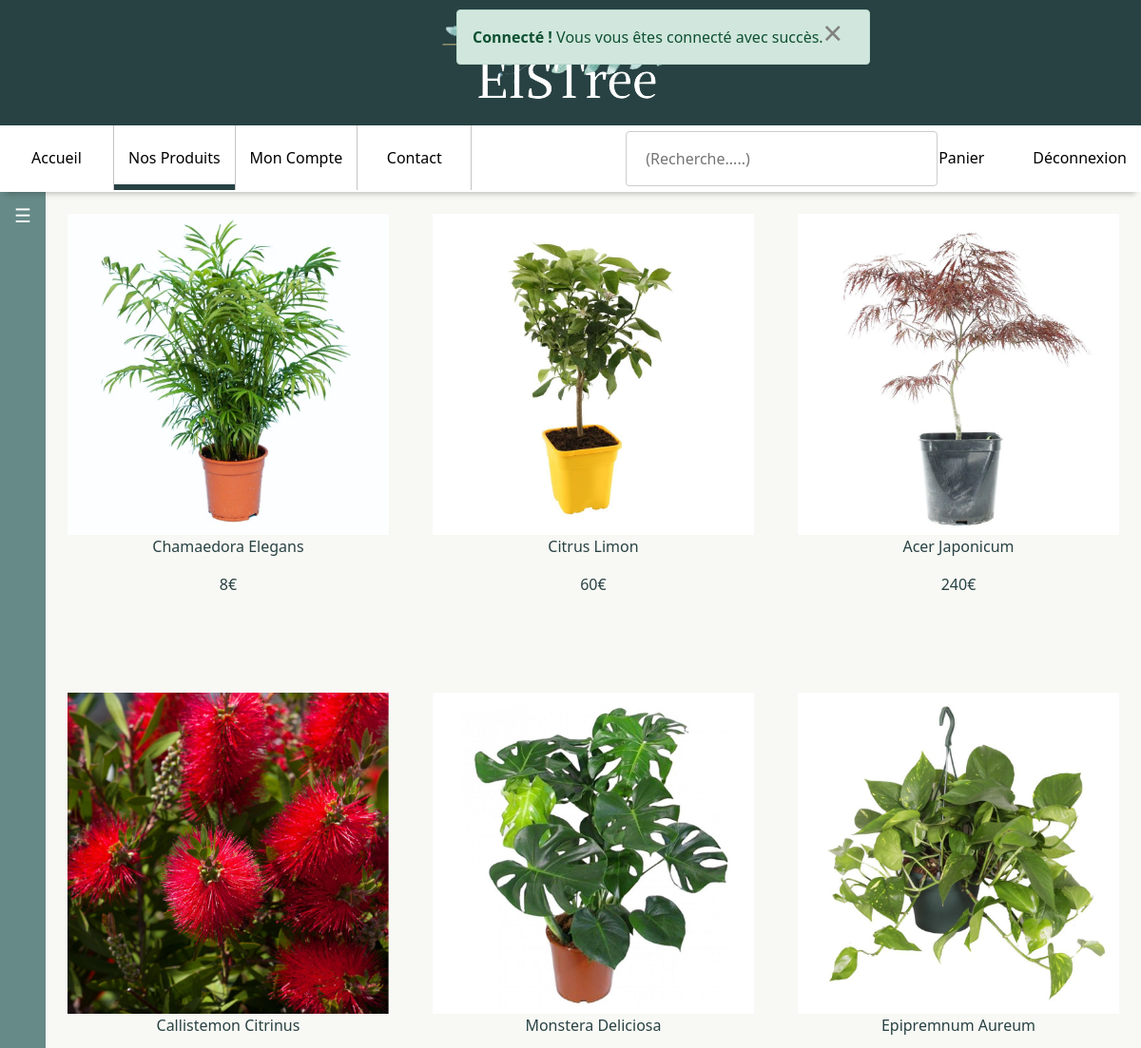
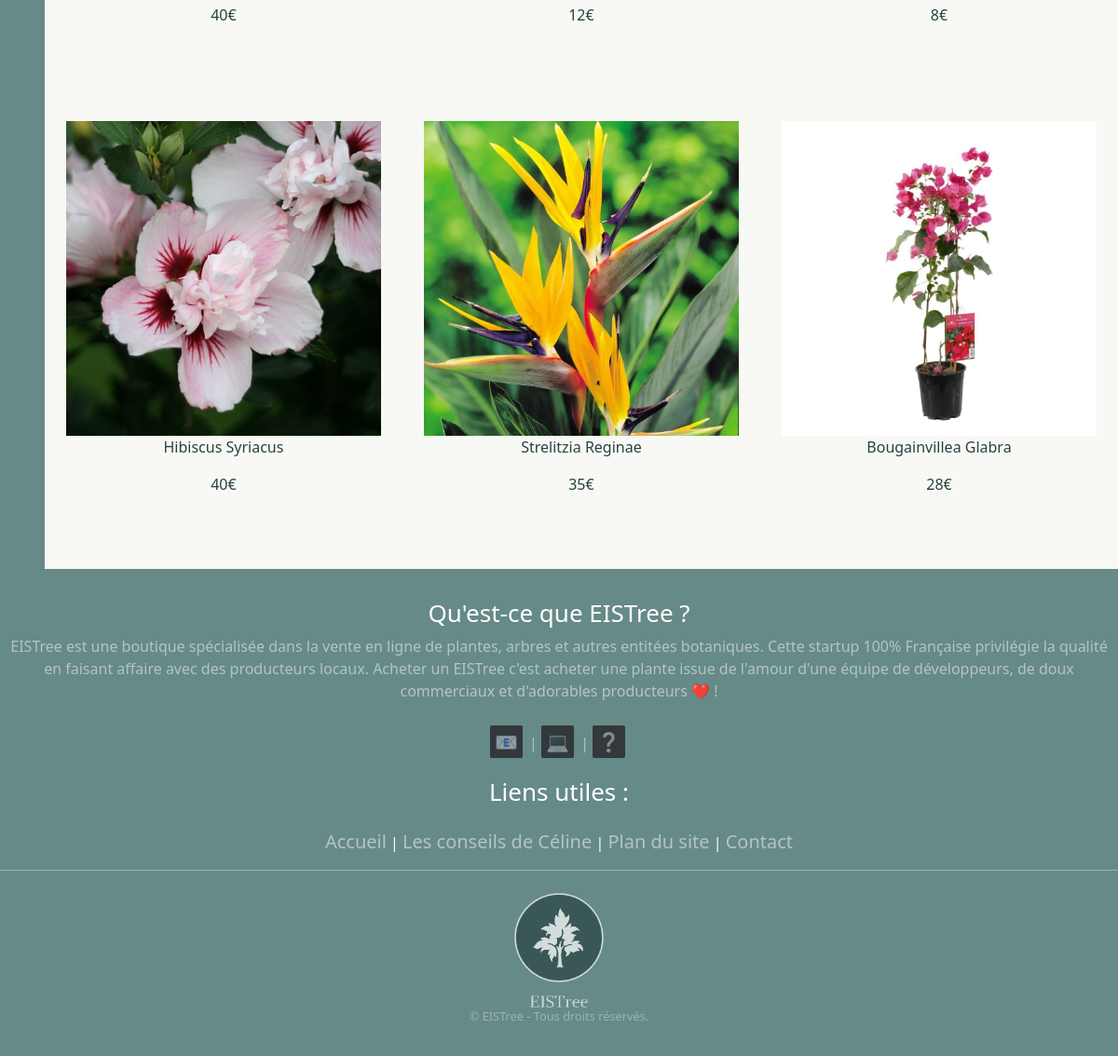
/listesproduits/produits.php (signed in), run on the app's committed database (2 pictures, top to bottom).
### tables this page shows
CREATE TABLE IF NOT EXISTS `produits` (
  `id` varchar(50) NOT NULL,
  `nom` text NOT NULL,
  `nomscien` text NOT NULL,
  `img` text NOT NULL,
  `prix` float NOT NULL,
  `description` text,
  `hauteur` text,
  `temp` text,
  `feuillage` text,
  `arrosage` text,
  `floraison` text,
  `luminosite` text,
  `stock` int(11) NOT NULL,
  `categoryid` int(11) NOT NULL,
  KEY `cat_fk` (`categoryid`)
);

### db/categoryQuery.php (called while the page is built, shortened)
<?php
function queryAll($connexion)
{
    $productsSql = "SELECT * from produits";
    $dataStmt = $connexion->prepare($productsSql);
    $dataStmt->execute();
    if (!$dataStmt) {
        $_SESSION['errorThrow'] = 'dataBaseError';
        disconnectDB($connexion, array($dataStmt));
    } else {
        $data = $dataStmt->fetchAll();
        return(empty($data) ? NULL : $data);
    }
}
?>

### listesproduits/produits.php (the view, shortened to what this page needs)
<?php
require($_SERVER['DOCUMENT_ROOT'] . "/db/categoryQuery.php");
$connexion = connectDB();
if (isset($_GET['cat'])) {
    $catID = htmlspecialchars($_GET['cat']);
    switch ($catID) {
        case 'arbustes':
            $addtitle = "Nos arbustes &#x1F333;.";
            break;
        case 'plantesf':
            $addtitle = "Nos plantes fleuries &#x1F33A;.";
            break;
        case 'plantesI':
            $addtitle = "Nos plantes d'intérieur &#x1F335;";
            break;
        default:
            $addtitle = "Catégorie inconnue.";
            break;
    }
    $data = getCategory($connexion, $catID);
} else {
    $data = queryAll($connexion);
}
include($_SERVER['DOCUMENT_ROOT'] . '/includes/header.php');
include($_SERVER['DOCUMENT_ROOT'] . '/includes/navbar.php');
?>
<div id="page">
    <div class='fondsidepanel'>
        <button class="openbtn" onclick="openNav()">☰</button>
    </div>
    <div id="centerPanel">
        <?php
        if (isset($data) and !empty($data)) {
            $index = 0;
            foreach ($data as $item) {
                if ($index == 0) {
                    echo '<section class="products">';
                }
                $index++;
                echo '<div class="product-card">
                        <a href="/fichesproduits/article.php?id='. $item['id'] .' ">
                        <div class="product-image">
                            <img src="'. $item['img']. '">
                        </div>
                        <div class="product-info">
                            <p> ' . $item['nomscien'] . '</p>
                            <p>'. $item['prix'].'€</p>
                            <p class="stock">Stock : '. $item['stock'] .'</p>
                        </div>
                    </a>
                </div>';
                if ($index == 3) {
                    echo '</section>';
                    $index = 0;
                }
            }
        } else {
            echo "<div> Oops, cette catégorie n'existe pas, ou aucun article n'est disponible !</div>";
        }
        ?>
    </div>
</div>
<?php
include($_SERVER['DOCUMENT_ROOT'].'/includes/footer.php');
?>

### index.css (style rules this page uses)
html, body { margin: 0; width: 100%; }
#page { display: flex; flex-direction: row; height: fit-content; flex: 1 0 auto; width: 100%; min-width: 100%; height: 100%; background: #F8F8F4; min-height: calc(100vh - 601px); }
#page #centerPanel { align-content: center; background: #F8F8F4; width: 100%; text-align: center; display: flex; align-items: center; flex-direction: column; min-height: calc(100vh - 601px); }
.products { display: flex; flex-wrap: wrap; flex-direction: row; }
.product-card { padding: 2%; flex-grow: 1; flex-basis: 17%; }
.product-image img { max-width: 100%; }
.product-card a { text-decoration: none; color: #284243; }
.openbtn { font-size: 20px; cursor: pointer; background-color: #668A87; color: white; padding: 10px 15px; border: none; }
.fondsidepanel { background-color: #668A87; }

### data on the page
produits: img (picture), nomscien "Chamaedora Elegans", prix "8"
produits: img (picture), nomscien "Citrus Limon", prix "60"
produits: img (picture), nomscien "Acer Japonicum", prix "240"
produits: img (picture), nomscien "Callistemon Citrinus", prix "40"
produits: img (picture), nomscien "Monstera Deliciosa", prix "12"
produits: shows a picture, nomscien "Epipremnum Aureum", prix "8"
produits: shows a picture, nomscien "Hibiscus Syriacus", prix "40"
produits: shows a picture, nomscien "Strelitzia Reginae", prix "35"
produits: shows a picture, nomscien "Bougainvillea Glabra", prix "28"

### other printed values
$pretext "Connecté !"
$text "Vous vous êtes connecté avec succès."
